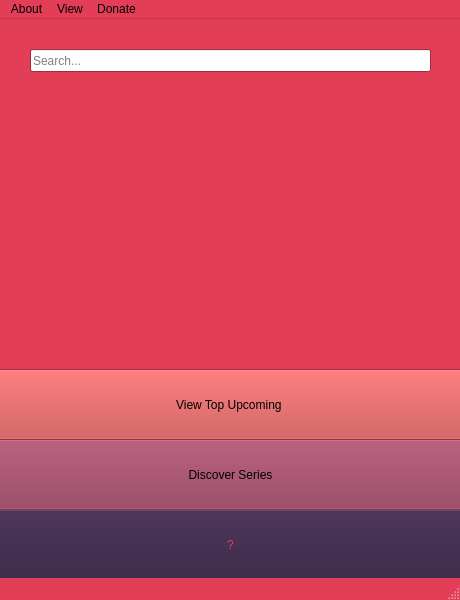
<?xml version="1.0" encoding="UTF-8"?>
<ui version="4.0">
 <class>MainWindow</class>
 <widget class="QMainWindow" name="MainWindow">
  <property name="geometry">
   <rect>
    <x>0</x>
    <y>0</y>
    <width>460</width>
    <height>600</height>
   </rect>
  </property>
  <property name="sizePolicy">
   <sizepolicy hsizetype="Fixed" vsizetype="Fixed">
    <horstretch>0</horstretch>
    <verstretch>0</verstretch>
   </sizepolicy>
  </property>
  <property name="maximumSize">
   <size>
    <width>460</width>
    <height>600</height>
   </size>
  </property>
  <property name="baseSize">
   <size>
    <width>460</width>
    <height>600</height>
   </size>
  </property>
  <property name="palette">
   <palette>
    <active>
     <colorrole role="WindowText">
      <brush brushstyle="SolidPattern">
       <color alpha="255">
        <red>226</red>
        <green>62</green>
        <blue>87</blue>
       </color>
      </brush>
     </colorrole>
     <colorrole role="Base">
      <brush brushstyle="SolidPattern">
       <color alpha="255">
        <red>255</red>
        <green>255</green>
        <blue>255</blue>
       </color>
      </brush>
     </colorrole>
     <colorrole role="Window">
      <brush brushstyle="SolidPattern">
       <color alpha="255">
        <red>226</red>
        <green>62</green>
        <blue>87</blue>
       </color>
      </brush>
     </colorrole>
    </active>
    <inactive>
     <colorrole role="WindowText">
      <brush brushstyle="SolidPattern">
       <color alpha="255">
        <red>226</red>
        <green>62</green>
        <blue>87</blue>
       </color>
      </brush>
     </colorrole>
     <colorrole role="Base">
      <brush brushstyle="SolidPattern">
       <color alpha="255">
        <red>255</red>
        <green>255</green>
        <blue>255</blue>
       </color>
      </brush>
     </colorrole>
     <colorrole role="Window">
      <brush brushstyle="SolidPattern">
       <color alpha="255">
        <red>226</red>
        <green>62</green>
        <blue>87</blue>
       </color>
      </brush>
     </colorrole>
    </inactive>
    <disabled>
     <colorrole role="WindowText">
      <brush brushstyle="SolidPattern">
       <color alpha="255">
        <red>190</red>
        <green>190</green>
        <blue>190</blue>
       </color>
      </brush>
     </colorrole>
     <colorrole role="Base">
      <brush brushstyle="SolidPattern">
       <color alpha="255">
        <red>226</red>
        <green>62</green>
        <blue>87</blue>
       </color>
      </brush>
     </colorrole>
     <colorrole role="Window">
      <brush brushstyle="SolidPattern">
       <color alpha="255">
        <red>226</red>
        <green>62</green>
        <blue>87</blue>
       </color>
      </brush>
     </colorrole>
    </disabled>
   </palette>
  </property>
  <property name="windowTitle">
   <string>weeb-Guidance</string>
  </property>
  <property name="windowOpacity">
   <double>0.975000000000000</double>
  </property>
  <widget class="QWidget" name="centralwidget">
   <widget class="QPushButton" name="rand_button">
    <property name="geometry">
     <rect>
      <x>-10</x>
      <y>490</y>
      <width>481</width>
      <height>71</height>
     </rect>
    </property>
    <property name="palette">
     <palette>
      <active>
       <colorrole role="Button">
        <brush brushstyle="SolidPattern">
         <color alpha="255">
          <red>49</red>
          <green>29</green>
          <blue>63</blue>
         </color>
        </brush>
       </colorrole>
       <colorrole role="ButtonText">
        <brush brushstyle="SolidPattern">
         <color alpha="255">
          <red>226</red>
          <green>62</green>
          <blue>87</blue>
         </color>
        </brush>
       </colorrole>
      </active>
      <inactive>
       <colorrole role="Button">
        <brush brushstyle="SolidPattern">
         <color alpha="255">
          <red>49</red>
          <green>29</green>
          <blue>63</blue>
         </color>
        </brush>
       </colorrole>
       <colorrole role="ButtonText">
        <brush brushstyle="SolidPattern">
         <color alpha="255">
          <red>226</red>
          <green>62</green>
          <blue>87</blue>
         </color>
        </brush>
       </colorrole>
      </inactive>
      <disabled>
       <colorrole role="Button">
        <brush brushstyle="SolidPattern">
         <color alpha="255">
          <red>49</red>
          <green>29</green>
          <blue>63</blue>
         </color>
        </brush>
       </colorrole>
       <colorrole role="ButtonText">
        <brush brushstyle="SolidPattern">
         <color alpha="255">
          <red>190</red>
          <green>190</green>
          <blue>190</blue>
         </color>
        </brush>
       </colorrole>
      </disabled>
     </palette>
    </property>
    <property name="cursor">
     <cursorShape>ArrowCursor</cursorShape>
    </property>
    <property name="text">
     <string>?</string>
    </property>
    <property name="checkable">
     <bool>false</bool>
    </property>
    <property name="flat">
     <bool>false</bool>
    </property>
   </widget>
   <widget class="QPushButton" name="discover_button">
    <property name="geometry">
     <rect>
      <x>-10</x>
      <y>420</y>
      <width>481</width>
      <height>71</height>
     </rect>
    </property>
    <property name="palette">
     <palette>
      <active>
       <colorrole role="Button">
        <brush brushstyle="SolidPattern">
         <color alpha="255">
          <red>136</red>
          <green>48</green>
          <blue>78</blue>
         </color>
        </brush>
       </colorrole>
      </active>
      <inactive>
       <colorrole role="Button">
        <brush brushstyle="SolidPattern">
         <color alpha="255">
          <red>136</red>
          <green>48</green>
          <blue>78</blue>
         </color>
        </brush>
       </colorrole>
      </inactive>
      <disabled>
       <colorrole role="Button">
        <brush brushstyle="SolidPattern">
         <color alpha="255">
          <red>136</red>
          <green>48</green>
          <blue>78</blue>
         </color>
        </brush>
       </colorrole>
      </disabled>
     </palette>
    </property>
    <property name="text">
     <string>Discover Series</string>
    </property>
    <property name="checkable">
     <bool>false</bool>
    </property>
    <property name="flat">
     <bool>false</bool>
    </property>
   </widget>
   <widget class="QPushButton" name="topUpcoming_button">
    <property name="geometry">
     <rect>
      <x>-10</x>
      <y>350</y>
      <width>481</width>
      <height>71</height>
     </rect>
    </property>
    <property name="palette">
     <palette>
      <active>
       <colorrole role="Button">
        <brush brushstyle="SolidPattern">
         <color alpha="255">
          <red>191</red>
          <green>64</green>
          <blue>64</blue>
         </color>
        </brush>
       </colorrole>
      </active>
      <inactive>
       <colorrole role="Button">
        <brush brushstyle="SolidPattern">
         <color alpha="255">
          <red>191</red>
          <green>64</green>
          <blue>64</blue>
         </color>
        </brush>
       </colorrole>
      </inactive>
      <disabled>
       <colorrole role="Button">
        <brush brushstyle="SolidPattern">
         <color alpha="255">
          <red>191</red>
          <green>64</green>
          <blue>64</blue>
         </color>
        </brush>
       </colorrole>
      </disabled>
     </palette>
    </property>
    <property name="text">
     <string>View Top Upcoming </string>
    </property>
    <property name="checkable">
     <bool>false</bool>
    </property>
    <property name="flat">
     <bool>false</bool>
    </property>
   </widget>
   <widget class="QLineEdit" name="search_field">
    <property name="geometry">
     <rect>
      <x>30</x>
      <y>30</y>
      <width>401</width>
      <height>23</height>
     </rect>
    </property>
    <property name="accessibleName">
     <string>Series random episode search field</string>
    </property>
    <property name="accessibleDescription">
     <string>This field is used to select a random episode of a series</string>
    </property>
    <property name="maxLength">
     <number>100</number>
    </property>
    <property name="placeholderText">
     <string>Search...</string>
    </property>
    <property name="cursorMoveStyle">
     <enum>Qt::LogicalMoveStyle</enum>
    </property>
    <property name="clearButtonEnabled">
     <bool>false</bool>
    </property>
   </widget>
  </widget>
  <widget class="QMenuBar" name="menubar">
   <property name="geometry">
    <rect>
     <x>0</x>
     <y>0</y>
     <width>460</width>
     <height>22</height>
    </rect>
   </property>
   <widget class="QMenu" name="menuHelp">
    <property name="title">
     <string>About</string>
    </property>
    <addaction name="actionAbout"/>
   </widget>
   <widget class="QMenu" name="menuCollection">
    <property name="title">
     <string>View</string>
    </property>
    <addaction name="actionAdd_to_collection"/>
    <addaction name="actionStatus"/>
   </widget>
   <widget class="QMenu" name="menuDonate">
    <property name="title">
     <string>Donate</string>
    </property>
    <addaction name="actionBitcoin"/>
    <addaction name="actionPaypal"/>
   </widget>
   <addaction name="menuHelp"/>
   <addaction name="menuCollection"/>
   <addaction name="menuDonate"/>
  </widget>
  <widget class="QStatusBar" name="statusbar"/>
  <action name="actionAbout">
   <property name="text">
    <string>Help</string>
   </property>
  </action>
  <action name="actionCheck_API_Connectivity">
   <property name="text">
    <string>Check API Connectivity</string>
   </property>
  </action>
  <action name="actionAdd_to_collection">
   <property name="text">
    <string>Collection</string>
   </property>
  </action>
  <action name="actionStatus">
   <property name="text">
    <string>Connection Status</string>
   </property>
  </action>
  <action name="actionBitcoin">
   <property name="text">
    <string>Bitcoin</string>
   </property>
  </action>
  <action name="actionPaypal">
   <property name="text">
    <string>Paypal</string>
   </property>
  </action>
 </widget>
 <resources/>
 <connections/>
</ui>
